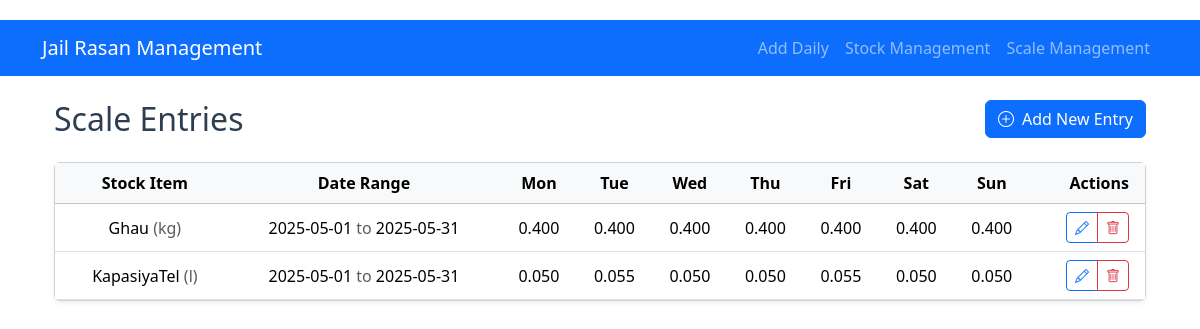
Page /scale on the committed database.
### models.py (models this page shows, shortened)
class ScaleEntry(db.Model):
    id = db.Column(db.Integer, primary_key=True)
    stock_item_id = db.Column(db.Integer, db.ForeignKey('stock_item.id'), nullable=False)
    start_date = db.Column(db.Date, nullable=False)
    end_date = db.Column(db.Date, nullable=False)
    monday = db.Column(db.Float, default=0.0)
    tuesday = db.Column(db.Float, default=0.0)
    wednesday = db.Column(db.Float, default=0.0)
    thursday = db.Column(db.Float, default=0.0)
    friday = db.Column(db.Float, default=0.0)
    saturday = db.Column(db.Float, default=0.0)
    sunday = db.Column(db.Float, default=0.0)
    stock_item = db.relationship('StockItem', backref='scale_entries')

class StockItem(db.Model):
    id = db.Column(db.Integer, primary_key=True)
    date = db.Column(db.Date, nullable=False)
    item_name = db.Column(db.String(100), nullable=False)
    quantity = db.Column(db.Float, nullable=False)
    unit = db.Column(db.String(20), nullable=False)  # kg, ml, packets, etc.
    notes = db.Column(db.Text)

### app.py (the view)
@app.route('/scale')
def scale_list():
    entries = ScaleEntry.query.all()
    return render_template('scale/scale_list.html', entries=entries)

### templates/scale/scale_list.html (shortened to what this page needs)
{% extends "base.html" %}
{% block content %}
<div class="container mt-4">
    <div class="d-flex justify-content-between align-items-center mb-4">
        <h2 class="mb-0">Scale Entries</h2>
        <a href="{{ url_for('add_scale') }}" class="btn btn-primary">
            <i class="bi bi-plus-circle me-2"></i>Add New Entry
        </a>
    </div>
    <div class="card shadow-sm">
        <div class="card-body p-0">
            <div class="table-responsive">
                <table class="table table-hover align-middle mb-0">
                    <thead class="table-light">
                        <tr>
                            <th class="ps-3">Stock Item</th>
                            <th>Date Range</th>
                            <th class="text-center">Mon</th>
                            <th class="text-center">Tue</th>
                            <th class="text-center">Wed</th>
                            <th class="text-center">Thu</th>
                            <th class="text-center">Fri</th>
                            <th class="text-center">Sat</th>
                            <th class="text-center">Sun</th>
                            <th class="text-end pe-3">Actions</th>
                        </tr>
                    </thead>
                    <tbody>
                        {% for entry in entries %}
                        <tr>
                            <td class="ps-3">{{ entry.stock_item.item_name }} <span class="text-muted">({{ entry.stock_item.unit }})</span></td>
                            <td>{{ entry.start_date }} <span class="text-muted">to</span> {{ entry.end_date }}</td>
                            <td class="text-center">{{ "%.3f"|format(entry.monday) }}</td>
                            <td class="text-center">{{ "%.3f"|format(entry.tuesday) }}</td>
                            <td class="text-center">{{ "%.3f"|format(entry.wednesday) }}</td>
                            <td class="text-center">{{ "%.3f"|format(entry.thursday) }}</td>
                            <td class="text-center">{{ "%.3f"|format(entry.friday) }}</td>
                            <td class="text-center">{{ "%.3f"|format(entry.saturday) }}</td>
                            <td class="text-center">{{ "%.3f"|format(entry.sunday) }}</td>
                            <td class="text-end pe-3">
                                <div class="btn-group" role="group">
                                    <a href="{{ url_for('edit_scale', id=entry.id) }}"
                                       class="btn btn-sm btn-outline-primary"
                                       data-bs-toggle="tooltip" title="Edit">
                                        <i class="bi bi-pencil"></i>
                                    </a>
                                    <a href="{{ url_for('delete_scale', id=entry.id) }}"
                                       class="btn btn-sm btn-outline-danger"
                                       data-bs-toggle="tooltip" title="Delete"
                                       onclick="return confirm('Delete this scale entry?')">
                                        <i class="bi bi-trash"></i>
                                    </a>
                                </div>
                            </td>
                        </tr>
                        {% else %}
                        <tr>
                            <td colspan="10" class="text-center py-4 text-muted">
                                No scale entries found
                            </td>
                        </tr>
                        {% endfor %}
                    </tbody>
                </table>
            </div>
        </div>
    </div>
</div>
{% endblock %}

### static/style.css (style rules this page uses)
body { padding-top: 20px; padding-bottom: 20px; }
.table th, .table td { vertical-align: middle; text-align: center; }
h2, h4 { color: #2c3e50; }

### rows in the picture
ScaleEntry: stock_item.item_name "Ghau", stock_item.unit "kg", start_date "2025-05-01", end_date "2025-05-31", monday "0.400", tuesday "0.400", wednesday "0.400", thursday "0.400", friday "0.400", saturday "0.400", sunday "0.400"
ScaleEntry: stock_item.item_name "KapasiyaTel", stock_item.unit "l", start_date "2025-05-01", end_date "2025-05-31", monday "0.050", tuesday "0.055", wednesday "0.050", thursday "0.050", friday "0.055", saturday "0.050", sunday "0.050"
